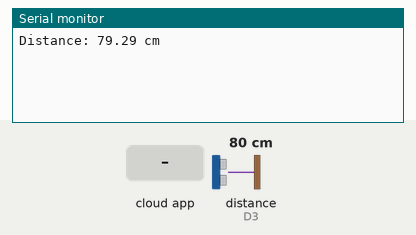
Recording of a sketch running on a simulated Arduino MKR. Shown: the last lines printed to the serial monitor. Wiring (inferred from the names in the program): ultrasonic range finder: trigger D2; echo D3. Inputs (shaded band) come from the test bench; at power-on: distance to the obstacle (sensor on D3) 80 cm. The echo pulse lasts 58.3 µs per cm; WiFi joins after 1.5 s; servers stay silent unless stated.

Above: at 4.2 s.
4.3 s: the phone or cloud app sets ultrasonic to 0
6.5 s: distance to the obstacle (sensor on D3) set to 2 cm
At 7.8 s:
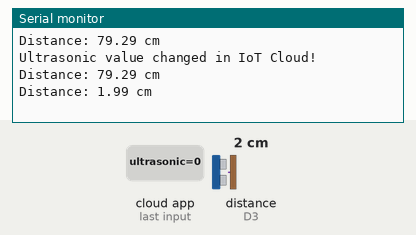
8.0 s: distance to the obstacle (sensor on D3) set to 4 cm
At 9.9 s:
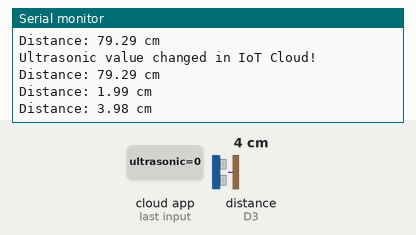
Timing chart, 0 to 11.4 s (numbered marks = the images above; inputs shaded):
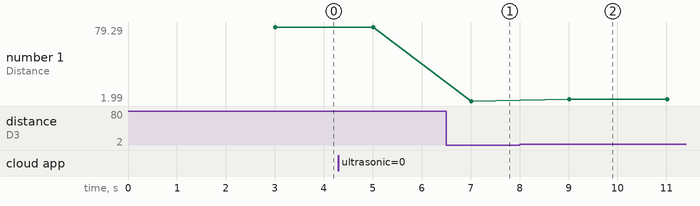

The sketch:

ultrasonic.ino
```cpp
/*
  Ultrasonic Sensor (HC-SR04) with Arduino IoT Cloud
  This code sends distance readings from an HC-SR04 ultrasonic sensor to the IoT Cloud.
*/

#include "thingProperties.h"  // Includes IoT Cloud configuration

// Define pins for the ultrasonic sensor
#define TRIG_PIN 2
#define ECHO_PIN 3

void setup() {
  Serial.begin(9600);
  delay(1500);  // Wait for Serial Monitor to open

  // Initialize IoT Cloud properties
  initProperties();

  // Connect to Arduino IoT Cloud
  ArduinoCloud.begin(ArduinoIoTPreferredConnection);

  // Debugging mode for connection info
  setDebugMessageLevel(2);
  ArduinoCloud.printDebugInfo();

  // Set pin modes
  pinMode(TRIG_PIN, OUTPUT);
  pinMode(ECHO_PIN, INPUT);
}

void loop() {
  ArduinoCloud.update();  // Keep IoT Cloud connection alive

  float distance = getDistance();  // Get sensor reading

  if (distance != -1) {  // Only update if distance is valid
    ultrasonic = distance;
    Serial.print("Distance: ");
    Serial.print(ultrasonic);
    Serial.println(" cm");
  } else {
    Serial.println("Sensor error! No valid reading.");
  }

  delay(2000);
}

// Function to measure distance using HC-SR04
float getDistance() {
  // Send trigger pulse
  digitalWrite(TRIG_PIN, LOW);
  delayMicroseconds(2);
  digitalWrite(TRIG_PIN, HIGH);
  delayMicroseconds(10);
  digitalWrite(TRIG_PIN, LOW);

  // Read echo time with a timeout (30ms)
  long duration = pulseIn(ECHO_PIN, HIGH, 30000);

  // If no echo is received, return -1 (invalid reading)
  if (duration == 0) {
    Serial.println("No echo received! Check sensor connection.");
    return -1;
  }

  // Convert duration to distance (cm)
  float distance = duration * 0.034 / 2;
  return distance;
}

/*
  This function runs when the ultrasonic variable updates in the IoT Cloud
*/
void onUltrasonicChange() {
  Serial.println("Ultrasonic value changed in IoT Cloud!");
}
```

thingProperties.h
```cpp
// Code generated by Arduino IoT Cloud, DO NOT EDIT.

#include <ArduinoIoTCloud.h>
// Code generated by Arduino IoT Cloud, DO NOT EDIT.

#include <ArduinoIoTCloud.h>
#include <Arduino_ConnectionHandler.h>  // ✅ Keep this, it handles cloud connection

const char SSID[]     = "DESKTOP";    // Network SSID (name)
const char PASS[]     = "ekamgaba";   // Network password

WiFiConnectionHandler ArduinoIoTPreferredConnection(SSID, PASS);  // ✅ Use this instead

void onUltrasonicChange();  // Declare function

float ultrasonic;  // Declare IoT Cloud variable

void initProperties() {
  ArduinoCloud.addProperty(ultrasonic, READWRITE, ON_CHANGE, onUltrasonicChange);
}
```

Measured:
- after the input at 6.5 s, the serial monitor: prints a new line after 0.52 s (image 1)
- after the input at 8.0 s, the serial monitor: prints a new line after 1.0 s (image 2)
- plotted number 1: 79.29 → 1.99 after the input at 6.5 s, 1.99 → 3.98 after the input at 8.0 s
